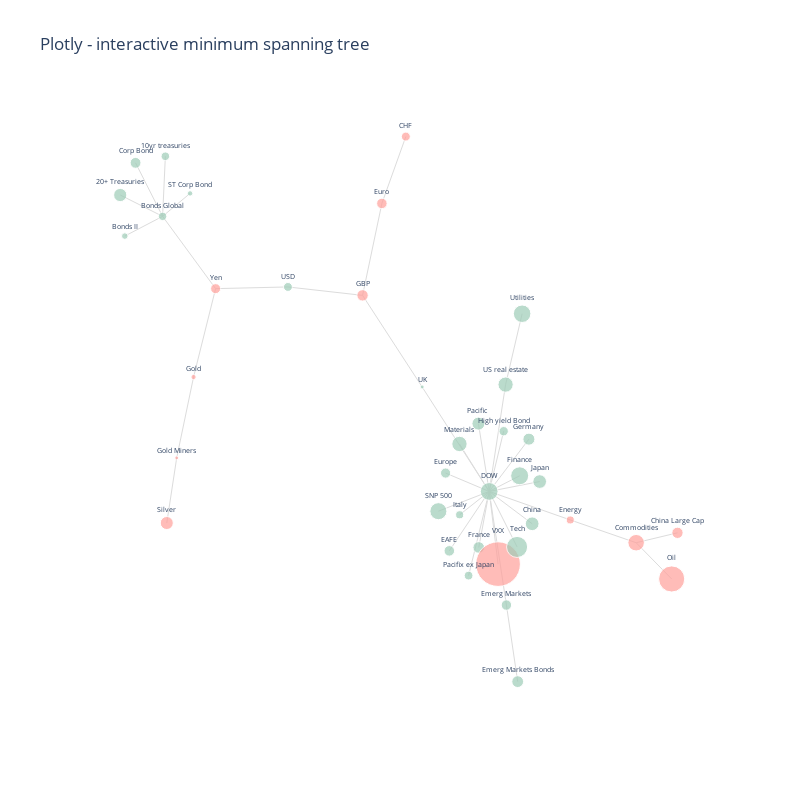

Write notebook code for a chart like this one.
### Code cell
figAsset = plot_graph(assetData, 0.5)

figAsset.write_json(assetGraphJsonFile)
figAsset2 = px.scatter()
figAsset2.write_html(assetGraphImgFile)

### Figure 1 — Plotly figure (JSON) as saved in the notebook; plotly's stock layout.template omitted (floating-point values rounded to 4 significant figures)
{"data": [{"hoverinfo": "none", "line": {"color": "#DCDCDC", "width": 1}, "mode": "lines", "showlegend": false, "type": "scatter", "x": [-0.853, -0.669, null, -0.853, -0.8434, null, -0.853, -0.9468, null, -0.853, -0.9841, null, -0.853, -1, null, -0.853, -0.7577, null, 0.7906, 0.9341, null, 0.7906, 0.914, null, 0.7906, 0.562, null, 0.2806, 0.3403, null, 0.2806, 0.1422, null, 0.2806, 0.2091, null, 0.2806, 0.4185, null, 0.2806, 0.1781, null, 0.2806, 0.4558, null, 0.2806, 0.2443, null, 0.2806, 0.04787, null, 0.2806, 0.4298, null, 0.2806, 0.3375, null, 0.2806, 0.3308, null, 0.2806, 0.1042, null, 0.2806, 0.1293, null, 0.2806, 0.2432, null, 0.2806, 0.3114, null, 0.2806, 0.1775, null, 0.2806, 0.562, null, 0.2806, 0.3863, null, 0.2806, 0.3774, null, 0.3403, 0.3795, null, 0.04787, -0.1589, null, -0.1589, -0.09185, null, -0.1589, -0.418, null, -0.09185, -0.008707, null, -0.669, -0.7455, null, -0.669, -0.418, null, -0.8041, -0.7455, null, -0.8041, -0.8385, null, 0.3375, 0.3949, null], "y": [0.4282, 0.274, null, 0.4282, 0.5562, null, 0.4282, 0.5423, null, 0.4282, 0.3861, null, 0.4282, 0.4737, null, 0.4282, 0.4771, null, -0.2677, -0.2466, null, -0.2677, -0.3449, null, -0.2677, -0.2191, null, -0.1584, -0.4005, null, -0.1584, -0.285, null, -0.1584, -0.3378, null, -0.1584, -0.04683, null, -0.1584, -0.2081, null, -0.1584, -0.1373, null, -0.1584, -0.2778, null, -0.1584, 0.06447, null, -0.1584, -0.2273, null, -0.1584, 0.06944, null, -0.1584, -0.02995, null, -0.1584, -0.2004, null, -0.1584, -0.1192, null, -0.1584, -0.01372, null, -0.1584, -0.3133, null, -0.1584, -0.0571, null, -0.1584, -0.2191, null, -0.1584, -0.125, null, -0.1584, -0.2767, null, -0.4005, -0.5638, null, 0.06447, 0.2597, null, 0.2597, 0.4557, null, 0.2597, 0.2777, null, 0.4557, 0.5982, null, 0.274, 0.08553, null, 0.274, 0.2777, null, -0.08684, 0.08553, null, -0.08684, -0.2257, null, 0.06944, 0.2205, null]}, {"hoverinfo": "text", "hovertext": ["<b>Bonds Global</b><br>Annualized Returns: 2.8%<br>Annualized Volatility: 3.2%<br><br>Strongest correlations with: <br>10yr treasuries: 0.94<br>20+ Treasuries: 0.90<br>Corp Bond: 0.89<br><br>Weakest correlations with: <br>GBP: 0.03<br>High yield Bond: -0.06<br>Emerg Markets: -0.07<br>", "<b>Commodities</b><br>Annualized Returns: -10.9%<br>Annualized Volatility: 15.1%<br><br>Strongest correlations with: <br>Oil: 0.88<br>Energy: 0.68<br>China Large Cap: 0.53<br><br>Weakest correlations with: <br>ST Corp Bond: 0.03<br>Yen: -0.03<br>CHF: 0.04<br>", "<b>DOW</b><br>Annualized Returns: 12.6%<br>Annualized Volatility: 11.8%<br><br>Strongest correlations with: <br>SNP 500: 0.97<br>Finance: 0.87<br>Tech: 0.85<br><br>Weakest correlations with: <br>Silver: 0.03<br>Gold Miners: 0.04<br>ST Corp Bond: -0.04<br>", "<b>Emerg Markets</b><br>Annualized Returns: 4.3%<br>Annualized Volatility: 18.5%<br><br>Strongest correlations with: <br>China: 0.84<br>Pacifix ex Japan: 0.82<br>Pacific : 0.81<br><br>Weakest correlations with: <br>Bonds II: -0.00<br>Gold: -0.01<br>CHF: -0.02<br>", "<b>EAFE</b><br>Annualized Returns: 4.4%<br>Annualized Volatility: 14.7%<br><br>Strongest correlations with: <br>Europe: 0.95<br>France: 0.91<br>UK: 0.91<br><br>Weakest correlations with: <br>CHF: 0.02<br>ST Corp Bond: 0.05<br>Corp Bond: -0.06<br>", "<b>Emerg Markets Bonds</b><br>Annualized Returns: 5.6%<br>Annualized Volatility: 6.4%<br><br>Strongest correlations with: <br>Emerg Markets: 0.58<br>High yield Bond: 0.58<br>Pacifix ex Japan: 0.48<br><br>Weakest correlations with: <br>Yen: 0.07<br>CHF: 0.07<br>Euro: 0.12<br>", "<b>Pacifix ex Japan</b><br>Annualized Returns: 3.1%<br>Annualized Volatility: 16.2%<br><br>Strongest correlations with: <br>Pacific : 0.84<br>Emerg Markets: 0.82<br>EAFE: 0.79<br><br>Weakest correlations with: <br>Corp Bond: -0.01<br>Gold: -0.01<br>CHF: -0.01<br>", "<b>Germany</b><br>Annualized Returns: 5.8%<br>Annualized Volatility: 17.9%<br><br>Strongest correlations with: <br>Europe: 0.93<br>France: 0.93<br>EAFE: 0.88<br><br>Weakest correlations with: <br>CHF: 0.02<br>ST Corp Bond: 0.02<br>Gold Miners: 0.06<br>", "<b>Italy</b><br>Annualized Returns: 2.6%<br>Annualized Volatility: 23.8%<br><br>Strongest correlations with: <br>Europe: 0.88<br>France: 0.88<br>Germany: 0.84<br><br>Weakest correlations with: <br>ST Corp Bond: -0.01<br>CHF: 0.01<br>Gold Miners: 0.07<br>", "<b>Japan</b><br>Annualized Returns: 7.5%<br>Annualized Volatility: 15.7%<br><br>Strongest correlations with: <br>Pacific : 0.93<br>EAFE: 0.79<br>SNP 500: 0.71<br><br>Weakest correlations with: <br>Gold Miners: 0.03<br>ST Corp Bond: 0.04<br>Silver: 0.05<br>", "<b>France</b><br>Annualized Returns: 5.4%<br>Annualized Volatility: 17.8%<br><br>Strongest correlations with: <br>Europe: 0.96<br>Germany: 0.93<br>EAFE: 0.91<br><br>Weakest correlations with: <br>CHF: 0.05<br>ST Corp Bond: 0.05<br>Corp Bond: -0.07<br>", "<b>UK</b><br>Annualized Returns: 0.6%<br>Annualized Volatility: 16.9%<br><br>Strongest correlations with: <br>Europe: 0.94<br>EAFE: 0.91<br>France: 0.85<br><br>Weakest correlations with: <br>CHF: 0.03<br>ST Corp Bond: 0.03<br>Corp Bond: -0.07<br>", "<b>GBP</b><br>Annualized Returns: -5.2%<br>Annualized Volatility: 9.6%<br><br>Strongest correlations with: <br>USD: -0.61<br>UK: 0.55<br>Euro: 0.51<br><br>Weakest correlations with: <br>10yr treasuries: -0.01<br>Bonds Global: 0.03<br>Corp Bond: 0.06<br>", "<b>China Large Cap</b><br>Annualized Returns: -5.1%<br>Annualized Volatility: 8.0%<br><br>Strongest correlations with: <br>Commodities: 0.53<br>Oil: 0.51<br>USD: -0.47<br><br>Weakest correlations with: <br>10yr treasuries: 0.01<br>20+ Treasuries: -0.08<br>Bonds Global: 0.08<br>", "<b>Euro</b><br>Annualized Returns: -4.4%<br>Annualized Volatility: 8.8%<br><br>Strongest correlations with: <br>USD: -0.96<br>CHF: 0.53<br>GBP: 0.51<br><br>Weakest correlations with: <br>US real estate: -0.01<br>Energy: -0.01<br>Materials: -0.02<br>", "<b>China</b><br>Annualized Returns: 7.5%<br>Annualized Volatility: 22.9%<br><br>Strongest correlations with: <br>Emerg Markets: 0.84<br>Pacifix ex Japan: 0.73<br>Pacific : 0.72<br><br>Weakest correlations with: <br>Corp Bond: -0.06<br>ST Corp Bond: 0.06<br>USD: 0.07<br>", "<b>Yen</b><br>Annualized Returns: -4.0%<br>Annualized Volatility: 9.6%<br><br>Strongest correlations with: <br>10yr treasuries: 0.56<br>USD: -0.54<br>Finance: -0.54<br><br>Weakest correlations with: <br>Commodities: -0.03<br>Utilities: 0.04<br>Emerg Markets Bonds: 0.07<br>", "<b>Gold Miners</b><br>Annualized Returns: -0.6%<br>Annualized Volatility: 41.6%<br><br>Strongest correlations with: <br>Gold: 0.79<br>Silver: 0.70<br>China Large Cap: 0.36<br><br>Weakest correlations with: <br>VXX: -0.03<br>Japan: 0.03<br>DOW: 0.04<br>", "<b>Gold</b><br>Annualized Returns: -1.1%<br>Annualized Volatility: 14.2%<br><br>Strongest correlations with: <br>Gold Miners: 0.79<br>Silver: 0.79<br>Yen: 0.52<br><br>Weakest correlations with: <br>Pacifix ex Japan: -0.01<br>Emerg Markets: -0.01<br>Energy: -0.02<br>", "<b>10yr treasuries</b><br>Annualized Returns: 2.9%<br>Annualized Volatility: 5.4%<br><br>Strongest correlations with: <br>Bonds Global: 0.94<br>20+ Treasuries: 0.93<br>Corp Bond: 0.86<br><br>Weakest correlations with: <br>China Large Cap: 0.01<br>GBP: -0.01<br>US real estate: 0.09<br>", "<b>US real estate</b><br>Annualized Returns: 9.3%<br>Annualized Volatility: 13.4%<br><br>Strongest correlations with: <br>SNP 500: 0.63<br>Utilities: 0.62<br>DOW: 0.59<br><br>Weakest correlations with: <br>Euro: -0.01<br>USD: -0.02<br>CHF: -0.04<br>", "<b>High yield Bond</b><br>Annualized Returns: 3.5%<br>Annualized Volatility: 6.2%<br><br>Strongest correlations with: <br>SNP 500: 0.67<br>Materials: 0.66<br>Emerg Markets: 0.64<br><br>Weakest correlations with: <br>Bonds II: 0.01<br>USD: -0.01<br>Euro: -0.02<br>", "<b>Corp Bond</b><br>Annualized Returns: 4.7%<br>Annualized Volatility: 5.0%<br><br>Strongest correlations with: <br>Bonds Global: 0.89<br>10yr treasuries: 0.86<br>20+ Treasuries: 0.85<br><br>Weakest correlations with: <br>Pacifix ex Japan: -0.01<br>Emerg Markets: 0.02<br>Pacific : -0.03<br>", "<b>Silver</b><br>Annualized Returns: -6.8%<br>Annualized Volatility: 22.2%<br><br>Strongest correlations with: <br>Gold: 0.79<br>Gold Miners: 0.70<br>Commodities: 0.35<br><br>Weakest correlations with: <br>VXX: -0.02<br>DOW: 0.03<br>Tech: 0.03<br>", "<b>SNP 500</b><br>Annualized Returns: 11.6%<br>Annualized Volatility: 12.1%<br><br>Strongest correlations with: <br>DOW: 0.97<br>Tech: 0.90<br>Finance: 0.87<br><br>Weakest correlations with: <br>ST Corp Bond: -0.02<br>Silver: 0.05<br>Gold Miners: 0.08<br>", "<b>Bonds II</b><br>Annualized Returns: 1.7%<br>Annualized Volatility: 4.7%<br><br>Strongest correlations with: <br>10yr treasuries: 0.84<br>Bonds Global: 0.83<br>20+ Treasuries: 0.79<br><br>Weakest correlations with: <br>Emerg Markets: -0.00<br>Pacifix ex Japan: -0.01<br>High yield Bond: 0.01<br>", "<b>20+ Treasuries</b><br>Annualized Returns: 7.0%<br>Annualized Volatility: 12.5%<br><br>Strongest correlations with: <br>10yr treasuries: 0.93<br>Bonds Global: 0.90<br>Corp Bond: 0.85<br><br>Weakest correlations with: <br>US real estate: 0.07<br>GBP: -0.07<br>China Large Cap: -0.08<br>", "<b>Oil</b><br>Annualized Returns: -27.3%<br>Annualized Volatility: 34.1%<br><br>Strongest correlations with: <br>Commodities: 0.88<br>Energy: 0.71<br>China Large Cap: 0.51<br><br>Weakest correlations with: <br>CHF: 0.00<br>ST Corp Bond: 0.01<br>Bonds II: 0.03<br>", "<b>USD</b><br>Annualized Returns: 3.1%<br>Annualized Volatility: 7.4%<br><br>Strongest correlations with: <br>Euro: -0.96<br>GBP: -0.61<br>CHF: -0.58<br><br>Weakest correlations with: <br>Materials: -0.00<br>Pacific : -0.00<br>High yield Bond: -0.01<br>", "<b>Europe</b><br>Annualized Returns: 4.1%<br>Annualized Volatility: 16.2%<br><br>Strongest correlations with: <br>France: 0.96<br>EAFE: 0.95<br>UK: 0.94<br><br>Weakest correlations with: <br>ST Corp Bond: 0.05<br>CHF: 0.07<br>Corp Bond: -0.07<br>", "<b>Pacific </b><br>Annualized Returns: 6.8%<br>Annualized Volatility: 14.1%<br><br>Strongest correlations with: <br>Japan: 0.93<br>EAFE: 0.87<br>Pacifix ex Japan: 0.84<br><br>Weakest correlations with: <br>USD: -0.00<br>Euro: -0.02<br>Corp Bond: -0.03<br>", "<b>VXX</b><br>Annualized Returns: -79.6%<br>Annualized Volatility: 60.3%<br><br>Strongest correlations with: <br>SNP 500: -0.84<br>DOW: -0.80<br>Tech: -0.75<br><br>Weakest correlations with: <br>Silver: -0.02<br>Gold Miners: -0.03<br>ST Corp Bond: 0.05<br>", "<b>Materials</b><br>Annualized Returns: 9.4%<br>Annualized Volatility: 15.6%<br><br>Strongest correlations with: <br>SNP 500: 0.83<br>DOW: 0.82<br>Finance: 0.74<br><br>Weakest correlations with: <br>ST Corp Bond: 0.00<br>USD: -0.00<br>Euro: -0.02<br>", "<b>Energy</b><br>Annualized Returns: -2.6%<br>Annualized Volatility: 20.8%<br><br>Strongest correlations with: <br>Materials: 0.73<br>Oil: 0.71<br>SNP 500: 0.69<br><br>Weakest correlations with: <br>ST Corp Bond: -0.00<br>Euro: -0.01<br>Gold: -0.02<br>", "<b>Finance</b><br>Annualized Returns: 13.0%<br>Annualized Volatility: 15.7%<br><br>Strongest correlations with: <br>DOW: 0.87<br>SNP 500: 0.87<br>Materials: 0.74<br><br>Weakest correlations with: <br>Silver: -0.05<br>Gold Miners: -0.07<br>GBP: 0.12<br>", "<b>Tech</b><br>Annualized Returns: 17.8%<br>Annualized Volatility: 14.3%<br><br>Strongest correlations with: <br>SNP 500: 0.90<br>DOW: 0.85<br>VXX: -0.75<br><br>Weakest correlations with: <br>ST Corp Bond: 0.01<br>Silver: 0.03<br>Gold Miners: 0.06<br>", "<b>Utilities</b><br>Annualized Returns: 12.3%<br>Annualized Volatility: 14.3%<br><br>Strongest correlations with: <br>US real estate: 0.62<br>SNP 500: 0.42<br>DOW: 0.40<br><br>Weakest correlations with: <br>Yen: 0.04<br>Oil: 0.07<br>CHF: 0.07<br>", "<b>ST Corp Bond</b><br>Annualized Returns: 1.2%<br>Annualized Volatility: 0.9%<br><br>Strongest correlations with: <br>Bonds Global: 0.60<br>Corp Bond: 0.58<br>10yr treasuries: 0.58<br><br>Weakest correlations with: <br>Materials: 0.00<br>Energy: -0.00<br>Tech: 0.01<br>", "<b>CHF</b><br>Annualized Returns: -3.2%<br>Annualized Volatility: 11.8%<br><br>Strongest correlations with: <br>USD: -0.58<br>Euro: 0.53<br>Yen: 0.39<br><br>Weakest correlations with: <br>Oil: 0.00<br>Pacifix ex Japan: -0.01<br>Italy: 0.01<br>"], "marker": {"color": ["#9eccb7", "#ffa09b", "#9eccb7", "#9eccb7", "#9eccb7", "#9eccb7", "#9eccb7", "#9eccb7", "#9eccb7", "#9eccb7", "#9eccb7", "#9eccb7", "#ffa09b", "#ffa09b", "#ffa09b", "#9eccb7", "#ffa09b", "#ffa09b", "#ffa09b", "#9eccb7", "#9eccb7", "#9eccb7", "#9eccb7", "#ffa09b", "#9eccb7", "#9eccb7", "#9eccb7", "#ffa09b", "#9eccb7", "#9eccb7", "#9eccb7", "#ffa09b", "#9eccb7", "#ffa09b", "#9eccb7", "#9eccb7", "#9eccb7", "#9eccb7", "#ffa09b"], "line": {"width": 1}, "size": [8.41, 16.52, 17.75, 10.4, 10.54, 11.79, 8.741, 12.02, 8.087, 13.67, 11.6, 4.001, 11.37, 11.28, 10.48, 13.72, 9.975, 3.781, 5.162, 8.552, 15.23, 9.334, 10.82, 13.01, 17.04, 6.562, 13.19, 26.12, 8.841, 10.16, 13.0, 44.62, 15.31, 8.02, 17.99, 21.09, 17.53, 5.401, 8.931]}, "mode": "markers+text", "showlegend": false, "text": ["Bonds Global", "Commodities", "DOW", "Emerg Markets", "EAFE", "Emerg Markets Bonds", "Pacifix ex Japan", "Germany", "Italy", "Japan", "France", "UK", "GBP", "China Large Cap", "Euro", "China", "Yen", "Gold Miners", "Gold", "10yr treasuries", "US real estate", "High yield Bond", "Corp Bond", "Silver", "SNP 500", "Bonds II", "20+ Treasuries", "Oil", "USD", "Europe", "Pacific ", "VXX", "Materials", "Energy", "Finance", "Tech", "Utilities", "ST Corp Bond", "CHF"], "textfont": {"size": 7}, "textposition": "top center", "type": "scatter", "x": [-0.853, 0.7906, 0.2806, 0.3403, 0.1422, 0.3795, 0.2091, 0.4185, 0.1781, 0.4558, 0.2443, 0.04787, -0.1589, 0.9341, -0.09185, 0.4298, -0.669, -0.8041, -0.7455, -0.8434, 0.3375, 0.3308, -0.9468, -0.8385, 0.1042, -0.9841, -1, 0.914, -0.418, 0.1293, 0.2432, 0.3114, 0.1775, 0.562, 0.3863, 0.3774, 0.3949, -0.7577, -0.008707], "y": [0.4282, -0.2677, -0.1584, -0.4005, -0.285, -0.5638, -0.3378, -0.04683, -0.2081, -0.1373, -0.2778, 0.06447, 0.2597, -0.2466, 0.4557, -0.2273, 0.274, -0.08684, 0.08553, 0.5562, 0.06944, -0.02995, 0.5423, -0.2257, -0.2004, 0.3861, 0.4737, -0.3449, 0.2777, -0.1192, -0.01372, -0.3133, -0.0571, -0.2191, -0.125, -0.2767, 0.2205, 0.4771, 0.5982]}], "layout": {"autosize": false, "height": 800, "hovermode": "closest", "plot_bgcolor": "#fff", "showlegend": false, "title": {"text": "Plotly - interactive minimum spanning tree"}, "width": 800, "xaxis": {"showgrid": false, "showline": false, "showticklabels": false, "ticks": "", "title": {"font": {"size": 20}, "text": ""}, "zeroline": false}, "yaxis": {"showgrid": false, "showline": false, "showticklabels": false, "ticks": "", "title": {"font": {"size": 20}, "text": ""}, "zeroline": false}}}
